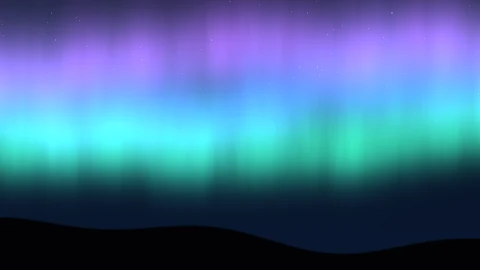
#> input picture dots/.config/quickshell/ii/assets/shaders/posters/aurora.webp, 480 x 270 px
$ python -i greeter.py   (imports and definitions only)
#> lines starting #> are read from the running program, lines starting #| are printed output that depends on the picture
#!/usr/bin/env python3
"""Opt-in GDM theme. Never modifies PAM, GDM sessions or GNOME's resources."""
import argparse
import ast
import hashlib
import json
import os
import pwd
from pathlib import Path
import re
import shutil
import subprocess
import tempfile

UUID = 'velora-greeter@velora'
SUPPORTED = {'51.1'}
STATE = Path('/var/lib/velora/greeter')
EXTENSION = Path('/usr/share/gnome-shell/extensions') / UUID
PROFILE = Path('/etc/dconf/profile/gdm')
SETTINGS = Path('/etc/dconf/db/gdm.d/90-velora')
SYNC_CONFIG = Path('/etc/velora/greeter-wallpaper.json')
SYNC_STATE = Path('/var/lib/velora-greeter')
SYNC_FILES = {
    'resources/greeter/palette.css.in': Path('/usr/lib/velora/greeter-palette.css.in'),
    'scripts/greeter_wallpaper.py': Path('/usr/lib/velora/greeter-wallpaper.py'),
    'resources/greeter/velora-greeter-wallpaper.service': Path('/etc/systemd/system/velora-greeter-wallpaper.service'),
    'resources/greeter/velora-greeter-wallpaper.socket': Path('/etc/systemd/system/velora-greeter-wallpaper.socket'),
    'resources/greeter/velora-greeter-wallpaper-user.service': Path('/etc/systemd/user/velora-greeter-wallpaper.service'),
}
SYNC_SYSUSERS = Path('/etc/sysusers.d/velora-greeter.conf')
SYNC_SYSTEM_WANTS = Path('/etc/systemd/system/sockets.target.d/90-velora-greeter.conf')
SYNC_USER_WANTS = Path('/etc/systemd/user/default.target.d/90-velora-greeter.conf')


def sync_paths():
    return {*SYNC_FILES.values(), SYNC_CONFIG, SYNC_SYSUSERS, SYNC_SYSTEM_WANTS, SYNC_USER_WANTS}


# [63 lines left out: functions user_service, sync_owner, install_sync, shader_assets, source_fingerprint, is_current, not called in this run]


def version():
    try:
        output = subprocess.check_output(['gnome-shell', '--version'], text=True)
        return re.search(r'\b\d+\.\d+(?:\.\d+)?', output).group(0)
    except (OSError, subprocess.CalledProcessError, AttributeError):
        return None


# [22 lines left out: functions status, atomic, not called in this run]


class Transaction:
    # [66 lines left out: functions __init__, write, restore, enabled_extensions, not called in this run]


def apply(source, owner_uid=None):
    if version() not in SUPPORTED:
        print('This GNOME version is not verified; keeping the standard greeter.')
        return False
    if not Path('/usr/share/gdm').is_dir():
        raise ValueError('Install GDM before selecting the Velora login theme')
    extension = source / 'resources/greeter'
    wallpaper = source / 'dots/.config/quickshell/ii/assets/images/autumn.jpg'
    extensions = enabled_extensions()
    owner = sync_owner(owner_uid)
    transaction = Transaction()
    try:
        vendor_profile = Path('/usr/share/dconf/profile/gdm')
        profile = (PROFILE.read_text() if PROFILE.exists() else vendor_profile.read_text() if vendor_profile.exists()
                   else 'user-db:user\nfile-db:/usr/share/gdm/greeter-dconf-defaults\n')
        if 'system-db:gdm' not in profile.splitlines():
            lines = profile.splitlines()
            lines.insert(1, 'system-db:gdm')
            profile = '\n'.join(lines) + '\n'
        transaction.write(PROFILE, profile.encode())
        for name in ('extension.js', 'stylesheet.css', 'metadata.json', 'logo.svg'):
            transaction.write(EXTENSION / name, (extension / name).read_bytes())
        transaction.write(EXTENSION / 'logo-symbolic.svg', (extension / 'logo.svg').read_bytes())
        # A static blur costs nothing during login and needs no user home or GPU effect.
        from PIL import Image, ImageFilter, ImageEnhance
        import io
        with Image.open(wallpaper) as picture:
            picture.thumbnail((2560, 1600))
            picture = ImageEnhance.Brightness(picture.filter(ImageFilter.GaussianBlur(16))).enhance(0.54)
            output = io.BytesIO()
            picture.convert('RGB').save(output, format='JPEG', quality=90)
        transaction.write(EXTENSION / 'autumn.jpg', output.getvalue())
        notice = source / 'dots/.config/quickshell/ii/assets/images/autumn.NOTICE.md'
        transaction.write(EXTENSION / 'autumn.NOTICE.md', notice.read_bytes())
        for asset in shader_assets(source):
            transaction.write(EXTENSION / asset.name, asset.read_bytes())
        settings = "[org/gnome/shell]\nenabled-extensions=" + repr(extensions) + "\ndisable-user-extensions=false\n"
        transaction.write(SETTINGS, settings.encode())
        subprocess.run(['dconf', 'update'], check=True)
        install_sync(transaction, source, owner)
        receipt = {'source': source_fingerprint(source),
                   'files': {name: hashlib.sha256(Path(name).read_bytes()).hexdigest()
                             for name in transaction.entries}}
        atomic(STATE / 'current.json', (json.dumps(receipt, indent=2) + '\n').encode())
    except BaseException:
        restore()
        raise
    print('Velora login theme and automatic wallpaper sync installed. Theme applies on the next GDM start. Restore: velora greeter restore')
    return True


# [16 lines left out: function main, not called in this run]


# [2 lines not run here, left out]

>>> import cv2
>>> picture = cv2.imread('../dots/.config/quickshell/ii/assets/shaders/posters/aurora.webp', cv2.IMREAD_GRAYSCALE)
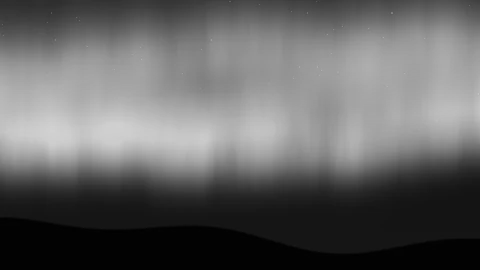
#> picture: shape (270, 480); min 0, max 210, mean 100.1
#> (the run stopped early here; a loop or call above may not have finished)
